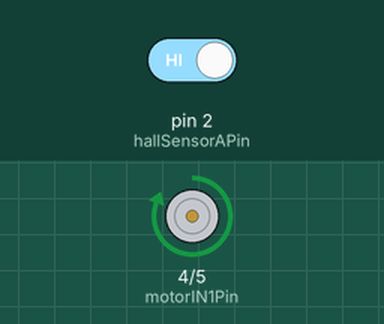
A sketch run on a simulated Arduino Uno, built with avr-gcc and run on an emulated ATmega328P. Shown: motor-driver pin pairs drawn as motors (green arrow = first pin HIGH = forward, orange = second pin HIGH = backward, longer = more drive). The test bench sets the inputs (shaded band); at power-on: pin 2 (hallSensorAPin) HIGH. What the sketch prints to the serial monitor is not drawn.

Above: at 0.5 s.
Timing chart, 0 to 3.0 s (numbered marks = the images above):
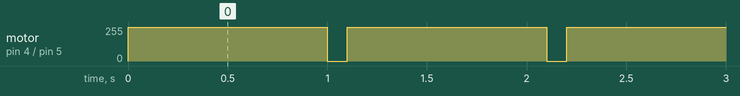

The sketch:

sketch_apr10c.ino
```cpp
// Define motor driver pins
const int motorIN1Pin = 4;
const int motorIN2Pin = 5;

// Define Hall effect sensor pins
const int hallSensorAPin = 2;
const int hallSensorBPin = 3;

// Define variables for angle calculation
const int numPoles = 6; // number of magnetic poles in the motor
const float degreesPerPole = 360.0 / numPoles; // number of degrees per magnetic pole
volatile long hallSensorCounter = 0; // counter for number of Hall sensor pulses
volatile float currentAngle = 0; // current angle of the motor in degrees

void setup() {
  // Set motor driver pins as output
  pinMode(motorIN1Pin, OUTPUT);
  pinMode(motorIN2Pin, OUTPUT);

  // Set Hall effect sensor pins as input with internal pullup resistors
  pinMode(hallSensorAPin, INPUT_PULLUP);
  pinMode(hallSensorBPin, INPUT_PULLUP);

  // Attach interrupt to Hall effect sensor A pin to count pulses
  attachInterrupt(digitalPinToInterrupt(hallSensorAPin), countHallSensorPulse, RISING);

  // Print header for angle data
  Serial.begin(9600);
  Serial.println("Angle (degrees)");
}

void loop() {
  // Move the motor for a short time
  digitalWrite(motorIN1Pin, HIGH);
  digitalWrite(motorIN2Pin, LOW);
  delay(1000); // change this value

  // Stop the motor and print the current angle
  digitalWrite(motorIN1Pin, LOW);
  digitalWrite(motorIN2Pin, LOW);
  delay(100); // wait for the motor to stop
  Serial.println(currentAngle);
}

void countHallSensorPulse() {
  // Determine the direction of rotation based on the state of Hall sensor B
  bool hallSensorBState = digitalRead(hallSensorBPin);
  float direction = (hallSensorBState == HIGH) ? 1 : -1;

  // Increment the counter and calculate the current angle
  hallSensorCounter++;
  currentAngle = fmod(currentAngle + direction * degreesPerPole / 2, 360);
}
```

Measured:
- by itself, motor on pin 4 (motorIN1Pin) / pin 5 (motorIN2Pin): alternates forward 255/255 for 1.0 s and stopped for 0.10 s
